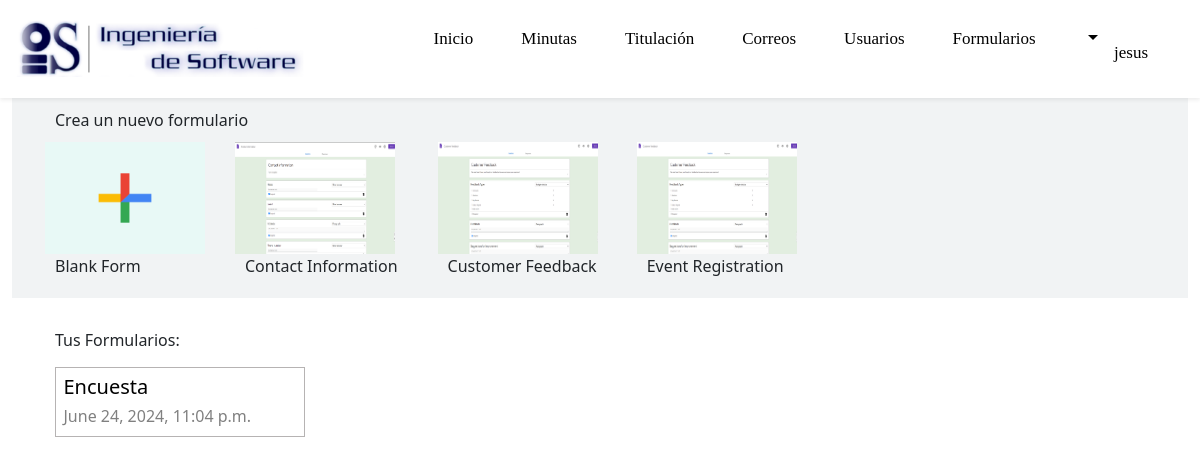
The page /forms/ (signed in) on the database its author committed.
### usuario/models.py (models this page shows, shortened)
class CaseiUser(AbstractBaseUser, PermissionsMixin):
    nombre = models.CharField(max_length=100)
    email = models.EmailField(unique=True)
    telefono = models.CharField(max_length=15, validators=[RegexValidator(r'^\+?1?\d{9,15}$')])
    username = models.CharField(max_length=50, unique=True)
    password = models.CharField(max_length=100)
    is_active = models.BooleanField(default=True)
    is_staff = models.BooleanField(default=False)
    objects = CaseiUserManager()
    USERNAME_FIELD = 'username'
    EMAIL_FIELD = 'email'
    REQUIRED_FIELDS = ['email', 'nombre', 'telefono']

### formularios/models.py (models this page shows)
class Form(models.Model):
    code = models.CharField(max_length=30)
    title = models.CharField(max_length=200)
    description = models.CharField(max_length=10000, blank = True)
    creator = models.ForeignKey(CaseiUser, on_delete = models.CASCADE, related_name = "creator")
    background_color = models.CharField(max_length=20, default = "#d9efed")
    text_color = models.CharField(max_length=20, default="#272124")
    collect_email = models.BooleanField(default=False)
    authenticated_responder = models.BooleanField(default = False)
    edit_after_submit = models.BooleanField(default=False)
    confirmation_message = models.CharField(max_length = 10000, default = "Your response has been recorded.")
    is_quiz = models.BooleanField(default=False)
    allow_view_score = models.BooleanField(default= True)
    createdAt = models.DateTimeField(auto_now_add = True)
    updatedAt = models.DateTimeField(auto_now = True)
    questions = models.ManyToManyField(Questions, related_name = "questions")

### formularios/views.py (the view)
# urls.py: path('forms/', include('formularios.urls')),
def forms(request):
    if not request.user.is_authenticated:
        return HttpResponseRedirect(reverse('login'))
    forms = Form.objects.filter(creator = request.user)
    return render(request, "index/forms.html", {
        "forms": forms
    })

### formularios/templates/index/forms.html (shortened to what this page needs)
{% extends 'main.html' %}
{% load static %}
{% load static %}
{% block head %}
<link rel="stylesheet" href="{% static 'index/style.css' %}">
<link rel="stylesheet" href="{% static 'index/HurlUI.css' %}">
{% endblock head %}
{% block content %}
<div class="container-fluid">
    <div class="create-form">
        <div class="container">
            <p class="forms-label">Crea un nuevo formulario</p>
            <div class="form-template-box">
                <img src = "{% static 'Icon/blank-form.png' %}" alt = "Blank form" title = "Blank form" id="create-blank-form">
                <span class="form-template-label">Blank Form</span>
            </div>
            <div class="form-template-box big-screen">
                <img src = "{% static 'Template/contact_information.png' %}" alt = "Contact Information" title = "Contact Information" id="create-contact-form">
                <span class="form-template-label">Contact Information</span>
            </div>
            <div class="form-template-box big-screen">
                <img src = "{% static 'Template/customer_feedback.png' %}" alt = "Customer Feedback" title = "Customer Feedback" id="create-customer-feedback">
                <span class="form-template-label">Customer Feedback</span>
            </div>
            <div class="form-template-box big-screen">
                <img src = "{% static 'Template/customer_feedback.png' %}" alt = "Event Registration" title = "Event Registration" id="create-event-registration">
                <span class="form-template-label">Event Registration</span>
            </div>
        </div>
    </div>
    <div class="container">
        <div class="form-list">
            <p class="forms-label">Tus Formularios:</p>
            {% for i in forms %}
            <a href = "{% url 'edit_form' i.code %}" class="form-list-link">
                <div class="form-box">
                    <div class="form-list-title"><h5 class="form-list-title-text">{{i.title}}</h5></div>
                    {% if i.createdAt == i.updatedAt %}
                    <p class="form-list-timestamp">{{i.createdAt}}</p>
                    {% else %}
                    <p class="form-list-timestamp">{{i.updatedAt}}</p>
                    {% endif %}
                </div>
            </a>
            {% endfor %}
        </div>
    </div>
</div>
{% endblock content %}

### templates/main.html (shortened to what this page needs)
{% load static %}
<!DOCTYPE html>
<html lang="en">
    <head>
        <link rel="stylesheet" href="{%static '/bootstrap/css/bootstrap.min.css'%}">
        <link rel="stylesheet" href="{%static '/css/Navbar-Right-Links-Dark-icons.css'%}">
        {% block head %}
        {% endblock head %}
    </head>
    <body>
        <nav class="navbar navbar-light navbar-expand-lg fw-normal shadow-sm py-1">
            <div class="container-fluid">
                <nav class="navbar navbar-expand-lg">
                    <a class="navbar-brand">
                        <img src="{% static 'images/logo.png' %}" href="{% url 'home_page' %}" width="300" height="auto" class="img-fluid" alt="Logo">
                    </a>
                </nav>
                <div class="collapse navbar-collapse" id="navcol-5">
                    <ul class="navbar-nav ms-auto">
                        <li class="nav-item"><a class="nav-link active" href="{% url 'home_page' %}">Inicio</a></li>
                        <li class="nav-item"><a class="nav-link active" href="{% url 'consulta_minutas' %}">Minutas</a></li>
                        <li class="nav-item"><a class="nav-link active" href="{% url 'titulacion' %}">Titulación</a></li>
                        <li class="nav-item"><a class="nav-link active" href="{% url 'enviar_correo' %}">Correos</a></li>
                        <li class="nav-item"><a class="nav-link active" href="{% url 'usuarios' %}">Usuarios</a></li>
                        <li class="nav-item"><a class="nav-link active" href="{% url 'forms' %}">Formularios</a></li>
                        <div class="nav-item dropdown">
                            <a href="#" class="nav-link dropdown-toggle" data-bs-toggle="dropdown">
                                <span class="nav-item">{{user.nombre}}</span>
                            </a>
                        </div>
                    </ul>
                </div>
            </div>
        </nav>
        {% block content %}
        {% endblock content %}
    </body>
</html>

### static/index/style.css (style rules this page uses)
body { scroll-behavior: smooth; }
.nav-link { color: #000; text-decoration: none; }
.create-form { background-color: #f1f3f4; width: 100%; float: left; }
.forms-label { margin: 10px 10px 5px 10px; }
.form-template-box { margin: 5px 30px 10px 0; float: left; }
.form-template-box img { width: 10em; height: 7em; float: left; }
.form-box { width: 250px; border: 1px solid rgb(182, 179, 179); padding: 5px; cursor: pointer; margin: 10px; position: relative; }
.form-list { float: left; margin-top: 20px; }
.form-list-title { align-items: flex-end; display: flex; flex-direction: row; position: relative; }
.form-list-title-text { text-align: left; overflow: hidden; display: -webkit-box; -webkit-box-orient: vertical; -webkit-line-clamp: 1; text-overflow: ellipsis; margin: 2.5px; }
.form-list-timestamp { margin: 2.5px ; color: gray; }
.form-list-link { color: #000000; text-decoration: none; float: left; }
.form-template-label { margin: 10px; display: block; }

### static/index/HurlUI.css (style rules this page uses)
body { margin: 0; padding: 0; }
.container { padding-right: 15px; padding-left: 15px; margin-right: auto; margin-left: auto; }
.container-fluid { width: 100%; }
.navbar .nav-item { display: block; text-align: center; padding: 14px 16px; font-size: 17px; float: right; }
.navbar .nav-item a { text-decoration: none; color: black; }
@media only screen and (min-width: 768px) { .container { width: 750px; } }
@media only screen and (min-width: 992px) { .container { width: 970px; } }
@media only screen and (min-width: 1200px) { .container { width: 1170px; } }

### templates/main.html (style rules this page uses)
html, body, .container-fluid { height: 100%; }
body { display: flex; flex-direction: column; min-height: 100vh; margin: 0; }

### rows shown on the page
CaseiUser: nombre "jesus"
Form: title "Encuesta", updatedAt "June 24, 2024, 11:04 p.m."
